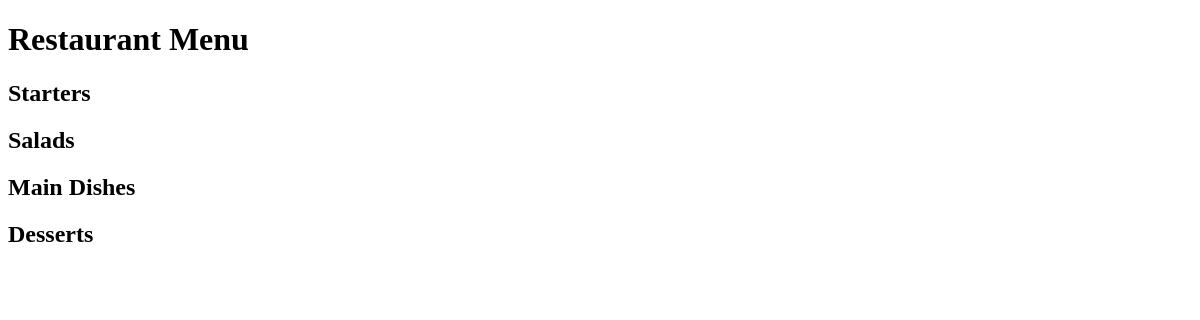
/, run on an earlier commit of the app's database.
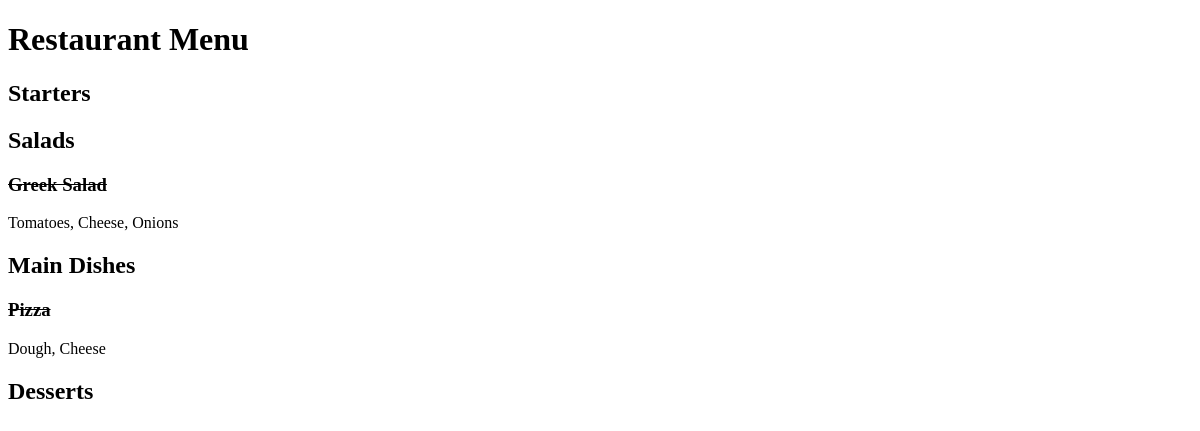
And on a later commit of the database.
### restaurant_menu/models.py (models this page shows, shortened)
class Item(models.Model):
    meal = models.CharField(max_length=1000, unique=True)
    description = models.CharField(max_length=2000)
    price = models.DecimalField(max_digits=10, decimal_places=2)
    category = models.CharField(max_length=200, choices=MEAL_TYPE)
    author = models.ForeignKey(User, on_delete=models.PROTECT)
    status = models.IntegerField(choices=STATUS, default=0)
    date_created = models.DateTimeField(auto_now_add=True)
    date_updated = models.DateTimeField(auto_now=True)
    @property
    def meal_type(self):
        return self.category

### restaurant_menu/views.py (the view)
# urls.py: path('', views.MenuList.as_view(), name='home'),
class MenuList(generic.ListView):
    queryset = Item.objects.order_by('-date_created')
    template_name = "index.html"
    def get_context_data(self, **kwargs):
        context = super().get_context_data(**kwargs)
        context["meals"] = MEAL_TYPE
        return context

### restaurant_menu/templates/index.html (shortened to what this page needs)
<!DOCTYPE html>
<html lang="en">
<head>
</head>
<body>
    <h1>Restaurant Menu</h1>
        {% for meal in meals %}
            <h2>{{ meal.1 }}</h2>
                {%  for row in item_list %}
                    {% if row.category == meal.0 or row.meal_type == meal.0 %}
                        {% if row.meal_type == meal.0 %}
                        <h3><del>{{ row.meal }}</del></h3>
                         <p>{{ row.description }}</p>
                        {% endif %}
                    {% endif %}
                {% endfor %}
        {% endfor %}
</body>
</html>

What changed in the data, as far as the page shows it:
added Item: meal "Greek Salad", description "Tomatoes, Cheese, Onions", shown under "Salads"
added Item: meal "Pizza", description "Dough, Cheese", shown under "Main Dishes"
